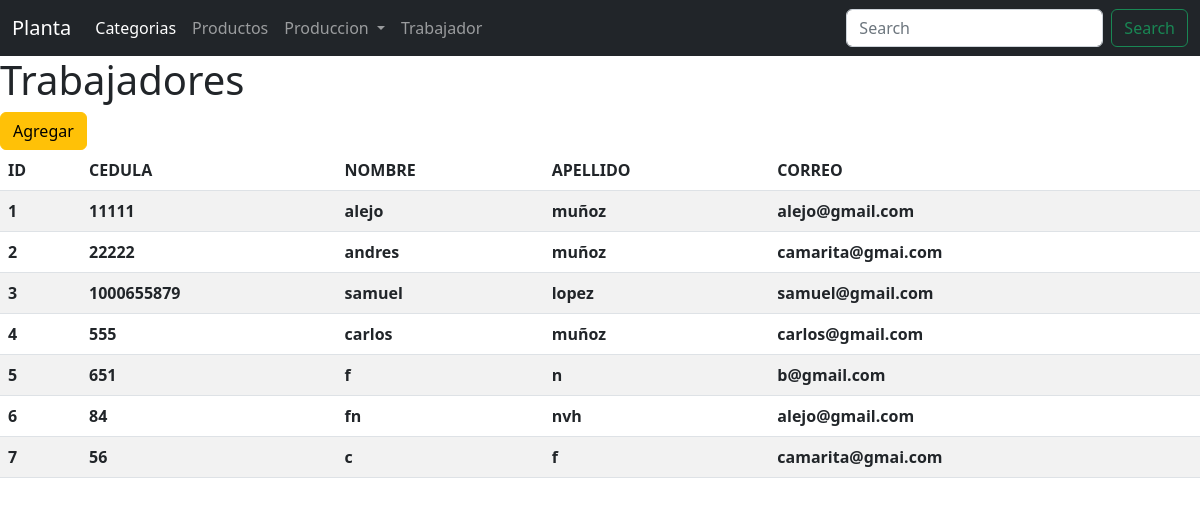
Page /planta/trabajadores/ on the committed database.
### planta/models.py (models this page shows, shortened)
class Trabajador(models.Model):
    cedula = models.IntegerField()
    nombre = models.CharField(max_length= 100)
    apellido = models.CharField(max_length= 100)
    correo = models.EmailField(max_length= 250, null=True, blank=True)
    def __str__(self):
        return f" {self.nombre} {self.apellido}"

### planta/views.py (the view)
def listarTrabajador(request):
    q = Trabajador.objects.all()
    contexto = {'datos': q}
    return render(request, 'planta/trabajador/listar_trabajador.html', contexto)

### planta/templates/planta/trabajador/listar_trabajador.html (shortened to what this page needs)
{% load static %}
<!DOCTYPE html>
<html lang="es">
<head>
    <link href="{% static 'planta/css/bootstrap.min.css' %}" rel="stylesheet">
</head>
<body>
    <nav class="navbar navbar-expand-sm navbar-dark bg-dark">
        <div class="container-fluid">
          <a class="navbar-brand" href="{% url 'planta:index' %}">Planta</a>
          <div class="collapse navbar-collapse" id="navbarSupportedContent">
            <ul class="navbar-nav me-auto mb-2 mb-lg-0">
              <li class="nav-item">
                <a class="nav-link active" aria-current="page" href="#">Categorias</a>
              </li>
              <li class="nav-item">
                <a class="nav-link" href="#">Productos</a>
              </li>
              <li class="nav-item dropdown">
                <a class="nav-link dropdown-toggle" href="#" role="button" data-bs-toggle="dropdown" aria-expanded="false">
                  Produccion
                </a>
              </li>
              <li class="nav-item">
                <a class="nav-link "  href="{% url 'planta:listarTrabajador' %}">Trabajador</a>
              </li>
            </ul>
            <form class="d-flex" role="search">
              <input class="form-control me-2" type="search" placeholder="Search" aria-label="Search">
              <button class="btn btn-outline-success" type="submit">Search</button>
            </form>
          </div>
        </div>
      </nav>
<h1>Trabajadores</h1>
<a class="btn btn-warning" href="{% url 'planta:formularioTrabajador' %}">Agregar</a>
<br>
{%if datos %}
    <table class="table table-striped">
        <thead>
            <tr>
                <th>ID</th>
                <th>CEDULA</th>
                <th>NOMBRE</th>
                <th>APELLIDO</th>
                <th>CORREO</th>
            </tr>
        </thead>
        <tbody>
            {%for t in datos %}
            <tr>
                <th>{{t.id}}</th>
                <th>{{t.cedula}}</th>
                <th>{{t.nombre}}</th>
                <th>{{t.apellido}}</th>
                <th>{{t.correo}}</th>
            </tr>
            {%endfor%}
        </tbody>
    </table>
{%else%}
    No hay datos...
{%endif%}
</body>
</html>

### rows in the picture
Trabajador: id "1", cedula "11111", nombre "alejo", apellido "muñoz", correo "alejo@gmail.com"
Trabajador: id "2", cedula "22222", nombre "andres", apellido "muñoz", correo "camarita@gmai.com"
Trabajador: id "3", cedula "1000655879", nombre "samuel", apellido "lopez", correo "samuel@gmail.com"
Trabajador: id "4", cedula "555", nombre "carlos", apellido "muñoz", correo "carlos@gmail.com"
Trabajador: id "5", cedula "651", nombre "f", apellido "n", correo "b@gmail.com"
Trabajador: id "6", cedula "84", nombre "fn", apellido "nvh", correo "alejo@gmail.com"
Trabajador: id "7", cedula "56", nombre "c", apellido "f", correo "camarita@gmai.com"
